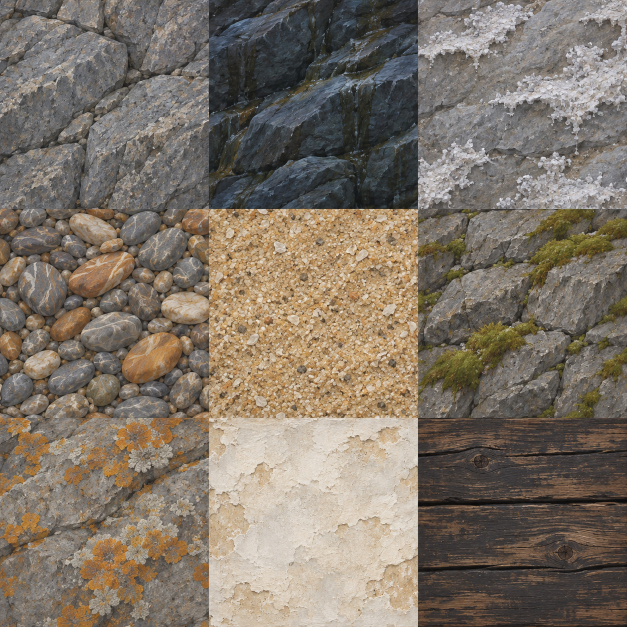
#> input picture tools/assets/misty_coast/shore-materials.jpg, 1254 x 1254 px (shown at 1/2 size); its folder holds only this picture in this run
$ python build_misty_coast.py
#> lines starting #> are read from the running program, lines starting #| are printed output that depends on the picture
"""Build the tileable maritime palette from the nine authored shore swatches."""
from pathlib import Path
import json
import numpy as np
from PIL import Image

ROOT = Path(__file__).resolve().parents[2]
BLOCKS = ROOT / 'assets/terra/blocks'
TEXTURES = BLOCKS / 'textures/misty_coast'
MATERIALS = [
    ('coastal_granite', 'Coastal Granite', 'Küstengranit'),
    ('tideworn_rock', 'Tideworn Rock', 'Nasser Gezeitenfels'),
    ('salt_stained_stone', 'Salt-Stained Stone', 'Salzkrustenstein'),
    ('beach_shingle', 'Beach Shingle', 'Strandkiesel'),
    ('coarse_shore_sand', 'Coarse Shore Sand', 'Grober Küstensand'),
    ('mossy_coastal_stone', 'Mossy Coastal Stone', 'Moosiger Küstenstein'),
    ('lichen_coastal_stone', 'Lichen-Covered Stone', 'Flechtenstein'),
    ('whitewashed_plaster', 'Whitewashed Plaster', 'Gekalkter Putz'),
    ('harbor_timber', 'Harbor Timber', 'Hafenbalken'),
    ('lighthouse_stripe', 'Lighthouse Stripe', 'Leuchtturmstreifen'),
    ('harbor_roof_tiles', 'Harbor Roof Tiles', 'Hafendachziegel'),
]


def tile(swatch):
    # Cross-fade opposite edges while retaining the grain and joints in the centre.
    rgb = np.asarray(swatch.resize((256, 256), Image.Resampling.LANCZOS)).astype(float)
    edge_distance = np.minimum(np.arange(256), np.arange(255, -1, -1))
    fade = np.clip(1 - edge_distance / 24, 0, 1) * 0.5
    for axis, weight in enumerate((fade[:, None, None], fade[None, :, None])):
        rgb = rgb * (1 - weight) + np.flip(rgb, axis=axis) * weight
    return rgb


def write_material(atlas, index, slug, name):
    # Painted lighthouse bands and roof tiles share the same whitewashed base.
    swatch = index if index < 9 else 7
    col, row = swatch % 3, swatch // 3
    width, height = atlas.size
    bounds = (
        col * width // 3 + 3, row * height // 3 + 3,
        (col + 1) * width // 3 - 3, (row + 1) * height // 3 - 3,
    )
    rgb = tile(atlas.crop(bounds))
    if slug == 'lighthouse_stripe':
        rgb[63:193] *= [0.73, 0.35, 0.29]
    elif slug == 'harbor_roof_tiles':
        rgb *= [0.76, 0.40, 0.31]
        for y in range(0, 256, 32):
            rgb[y:y + 3] *= 0.63
            for x in range((y // 32 % 2) * 32, 256, 64):
                rgb[y:y + 32, x:x + 2] *= 0.67
    Image.fromarray(rgb.clip(0, 255).astype('uint8')).save(
        TEXTURES / f'{slug}.png', optimize=True
    )
    light = rgb.mean(2) / 255
    dx = np.roll(light, -1, 1) - np.roll(light, 1, 1)
    dy = np.roll(light, -1, 0) - np.roll(light, 1, 0)
    normals = np.stack((-dx, dy, np.full_like(dx, 0.8)), axis=-1)
    normals /= np.linalg.norm(normals, axis=2, keepdims=True)
    Image.fromarray(((normals * 0.5 + 0.5) * 255).astype('uint8')).save(
        TEXTURES / f'{slug}_normal.png', optimize=True
    )
    texture = f'textures/misty_coast/{slug}'
    wet = slug == 'tideworn_rock'
    spec = {
        'schema_version': 1,
        'id': 774 + index,
        'name': name,
        'description': name,
        'creative_category': 'nature' if index < 7 else 'building',
        'mining_level': 0,
        'required_tool': None,
        'hardness': 0.7 if index in (3, 4) else 1.8,
        'resistance': 3.0,
        'render_kind': 'cube',
        'textures': {'side': f'{texture}.png'},
        'materials': {'side': {
            'normal_texture': f'{texture}_normal.png',
            'roughness': 0.34 if wet else 0.84,
            'reflectance': 0.28 if wet else 0.12,
        }},
        'face_materials': ['side'] * 6,
    }
    (BLOCKS / f'{slug}.json').write_text(json.dumps(spec, indent=2) + '\n')


def write():
    atlas = Image.open(Path(__file__).with_name('misty_coast') / 'shore-materials.jpg').convert('RGB')
#> atlas is the input picture: PIL image 1254x1254 RGB; mean R, G, B 126.4, 115.7, 103.3
    TEXTURES.mkdir(exist_ok=True)
    names = [
        ('Misty Coast', 'Nebelküste'),
        ('Misty Coast · Temperate', 'Nebelküste · Gemäßigt'),
        ('Coastal Shipwreck', 'Küstenwrack'),
        ('Fishing Village', 'Fischerdorf'),
        ('Coastal Lighthouse', 'Küstenleuchtturm'),
        ('Tidal Cave', 'Gezeitenhöhle'),
    ]
    for index, (slug, english, german) in enumerate(MATERIALS):
        write_material(atlas, index, slug, english)
        names.append((english, german))
#> this loop made 11 passes
#> pass 1, in tile, `rgb = np.asarray(swatch.resize((256, 256), Image.Resampling.LANCZOS))...`:
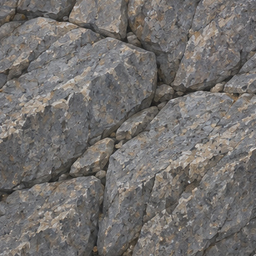
#> rgb: shape (256, 256, 3) float64; mean R, G, B 115.1, 111.8, 109.4
#> pass 1, in write_material, `rgb = tile(atlas.crop(bounds))`:
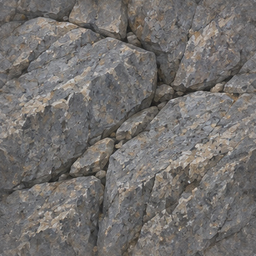
#> rgb: shape (256, 256, 3) float64; mean R, G, B 115.1, 111.8, 109.4
#> after the loop, names = 17 items
    catalog = [dict(source=en, en=en, de=de) for en, de in names]
#> catalog = 17 items
    (ROOT / 'src-ui/locales/source/misty-coast.json').write_text(
        json.dumps(catalog, indent=2, ensure_ascii=False) + '\n'
    )


if __name__ == '__main__':
    write()
